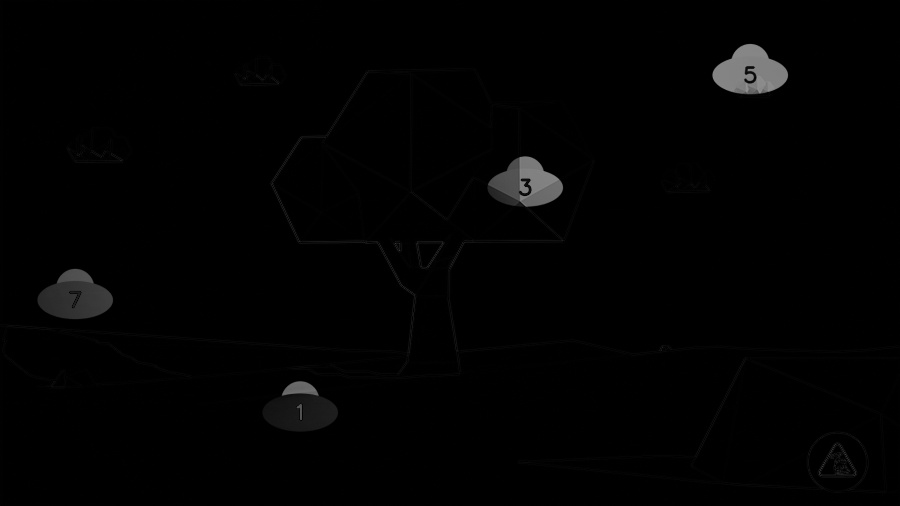
#> input picture Canny_Edge_detection/frames.png, 900 x 506 px
$ python canny_edge_detector.py
#> lines starting #> are read from the running program, lines starting #| are printed output that depends on the picture; after the words box and inside, x2 and y2 are one past the last pixel; in counts of white or black regions, pixels touching at a corner belong together
import matplotlib.pyplot as plt
import cv2
import numpy as np

image = cv2.imread('frames.png')
#> image is the input picture: shape (506, 900, 3); min 0, max 147, mean 2.1

image_copy = np.copy(image)

#resizing the image
image_copy = cv2.resize(image_copy,(0,0),fx = 0.5, fy = 0.5)

#changing to RGB
image_copy = cv2.cvtColor(image_copy,cv2.COLOR_BGR2RGB)

#cv2.imshow("The original",image_copy)

#convert the image to Gray
gray = cv2.cvtColor(image_copy,cv2.COLOR_RGB2GRAY)

#cv2.imshow("The gray one",gray)

#defining the lower and higher Thresholds for hysteries
lower = 80
higher =100

#canny

edges = cv2.Canny(gray,lower,higher)
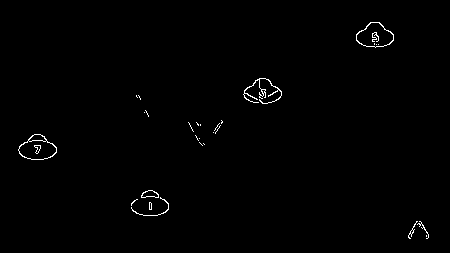
#> edges: shape (253, 450); 0.69% white in thin lines or dots, all inside (x1, y1, x2, y2) = (18, 22, 429, 239)
wide = cv2.Canny(gray,5,120)
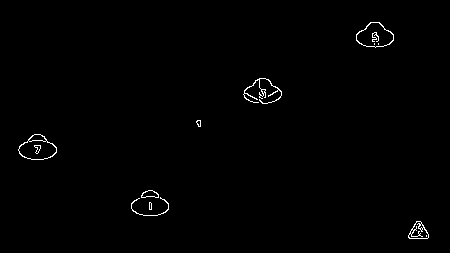
#> wide: shape (253, 450); 0.7% white in thin lines or dots, all inside (x1, y1, x2, y2) = (18, 22, 429, 239)
# [10 lines of commented-out code are left out]


plt.imshow(edges)


plt.show()
